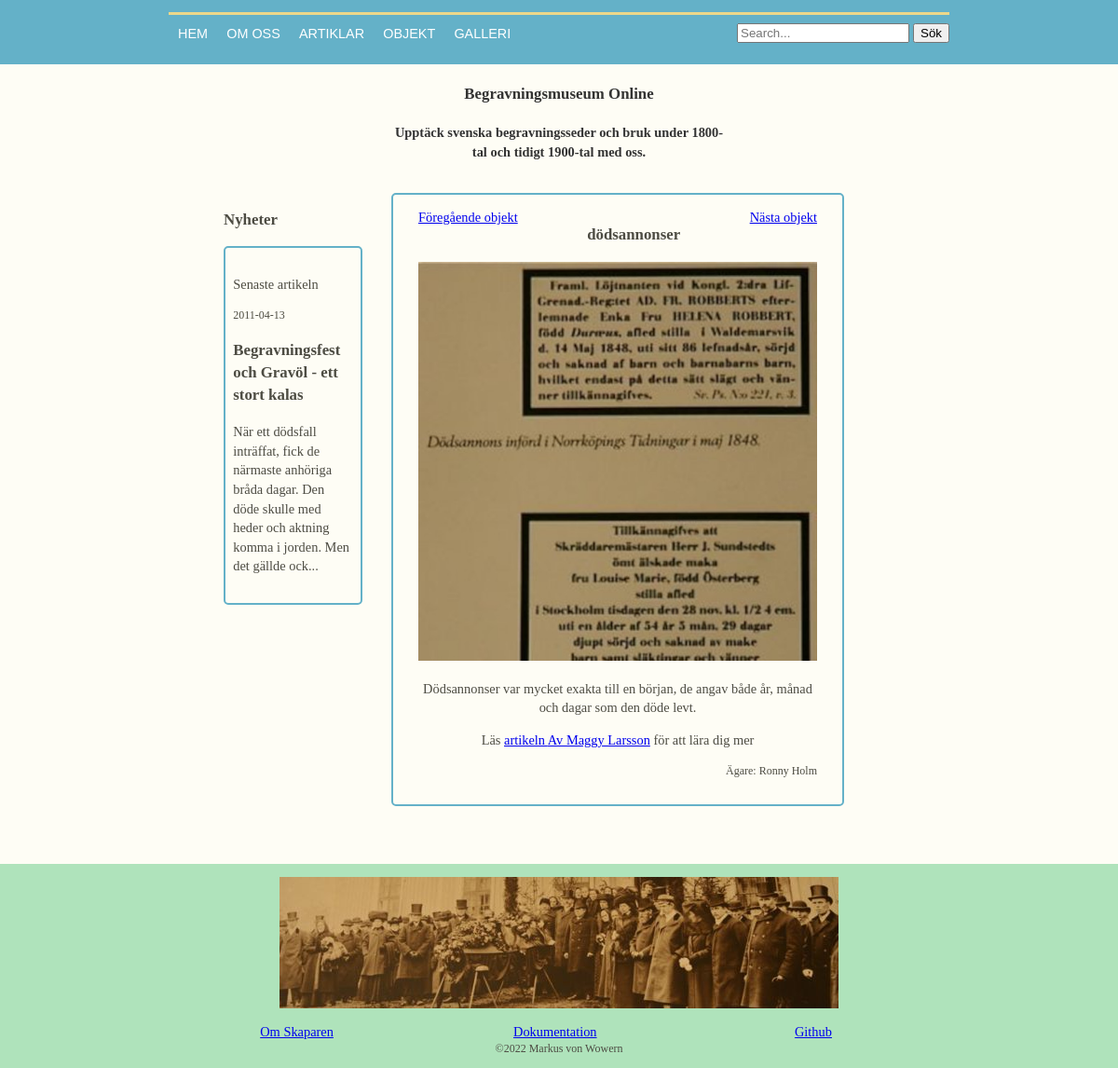
The page /public/object.php?objectid=37 on the database its author committed.
### tables this page shows
CREATE TABLE "Article" ("id" INTEGER PRIMARY KEY  AUTOINCREMENT  NOT NULL  UNIQUE , "category" TEXT, "title" TEXT, "content" TEXT, "author" TEXT, "pubdate" DATETIME NOT NULL  DEFAULT CURRENT_DATE);

CREATE TABLE Object
		(
			id INTEGER PRIMARY KEY  NOT NULL  UNIQUE, 
			title TEXT, 
			category TEXT, 
			text TEXT,
			image TEXT,
			owner TEXT
		);

### src/functions.php (called while the page is built, shortened)
<?php
function prepareExecuteFetchOne(string $sql, PDO $db, string $query)
{
    $stmt = $db->prepare($sql);
    $arg = ["$query"];
    $stmt->execute($arg);
    $res = $stmt->fetch();
    return $res;
}

### public/object.php (the view, shortened to what this page needs)
<?php
include('../view/header.php');
include('../view/side.php');
$objectid = $_GET['objectid'] ?? null;
if (isset($objectid)) {
    $db = connectToDatabase(createDSN(getFilename("bmo.sqlite")));
    $sql1 = <<<EOD
        SELECT
            id,
            title,
            owner,
            image,
            category,
            text
        FROM Object
        WHERE
            id = ?
        ;
        EOD;
    $res = prepareExecuteFetchOne($sql1, $db, $objectid);
    if (isset($res["id"])) {
        $objectid = $res["id"];
        $objectTitle = $res["title"];
        $objectText = $res["text"];
        $objectOwner = $res["owner"];
        $objectImage = $res["image"];
        $objectCategory = $res["category"] . "%";
        $sql2 = <<<EOD
        SELECT
            id,
            author
        FROM Article
        WHERE
            title LIKE ?
        ;
        EOD;
        $stmt = $db->prepare($sql2);
        $stmt->execute([$objectCategory]);
        $articleResult = $stmt->fetch();
        $articleLink = "";
        if (isset($articleResult['id'])) {
            $articleid  = $articleResult['id'];
            $articleAuthor = $articleResult['author'];
            $articleLink = '<p> Läs <a href="article.php?articleid=' . $articleid . '">artikeln ' . $articleAuthor . '</a> för att lära dig mer</p>';
        }
        $previousObject = $objectid + 1;
        $nextObject = $objectid - 1;
        $contentString = <<<EOD
            <div class="content-box content-left text-center">
                <a class="content-left text-left" href="object.php?objectid=$previousObject">Föregående objekt</a>
                <a class="content-right text-right" href="object.php?objectid=$nextObject">Nästa objekt</a>
                <h3 class="content-title"> $objectTitle </h3>
                <a href="img/full-size/$objectImage">
                    <img class="content-fit-img" src="img/550x550/$objectImage" alt="Bild för $objectTitle">
                </a>
                <p>$objectText</p>
                <div>
                    $articleLink
                    <p class="text-small text-right"> Ägare: $objectOwner </p>
                </div>
            </div>
        EOD;
    }
}
?>
<div class="content">
    <?= $contentString ?>
</div>
<?php
include('../view/footer.php');

### view/side.php
<?php
$db = connectToDatabase(createDSN(getFilename("bmo.sqlite")));
$sql = <<<EOD
    SELECT
        *
    FROM
        article
    WHERE
        category = 'article'
    ORDER BY
        pubdate DESC
    LIMIT 1
    ;
    EOD;
$stmt = $db->prepare($sql);
$stmt->execute();
$res = $stmt->fetch();
$articleid = $res["id"];
$articleTitle = $res["title"];
$articleContent = substr($res["content"], 0, 150) . "...";
$articlePubdate = $res["pubdate"];
?>
<main>
    <div class="side-bar content-left">
        <h3> Nyheter </h3>
        <a class="block-link" href="article.php?articleid=<?= $articleid ?>">
            <div class="content-box text-wrap">
                <p> Senaste artikeln</p>
                <p class="text-small"><?= $articlePubdate ?>
                <h3><?= $articleTitle ?></h3>
                <p><?= $articleContent ?></p>
            </div>
        </a>
    </div>

### public/css/style.css (style rules this page uses)
body { display: flex; flex-direction: column; position: relative; color: #4d4c43; background-color: #fefdf5; padding-top: 4em; font-size: 0.9em; line-height: 1.42857143; margin: 0; display: block; min-height: 100vh; }
.text-center { text-align: center; }
.text-left { text-align: left; }
.text-right { text-align: right; }
.text-small { font-size: smaller; }
.text-wrap { max-width: 100%; overflow-wrap: break-word; }
main { padding-left: 20%; padding-right: 20%; }
.side-bar { width: 23%; position: relative; }
.side-bar a { text-decoration: none; }
.content { float: right; width: 75%; }
.content-title { width: 100%; }
.content-box { box-sizing: border-box; width: 90%; border: 2px solid #64B1C8; border-radius: 5px; position: relative; padding-top: 1em; padding-bottom: 1em; padding-left: 5%; padding-right: 5%; margin-bottom: 1em; }
.content-fit-img { max-width: 100%; max-height: inherit; height: inherit; width: inherit; }
.content-left { float: left; }
.content-right { float: right; }
.block-link { display: block; width: 100%; height: 100%; color: #4d4c43; }

### rows shown on the page
article: pubdate "2011-04-13", title "Begravningsfest och Gravöl - ett stort kalas", content "När ett dödsfall inträffat, fick de närmaste anhöriga bråda dagar. Den döde skulle med heder och aktning komma i jorden. Men det gällde ock..."
object: title "dödsannonser", image (picture), text "Dödsannonser var mycket exakta till en början, de angav både år, månad och dagar som den döde levt.", owner "Ronny Holm"
article: author "Av Maggy Larsson"
